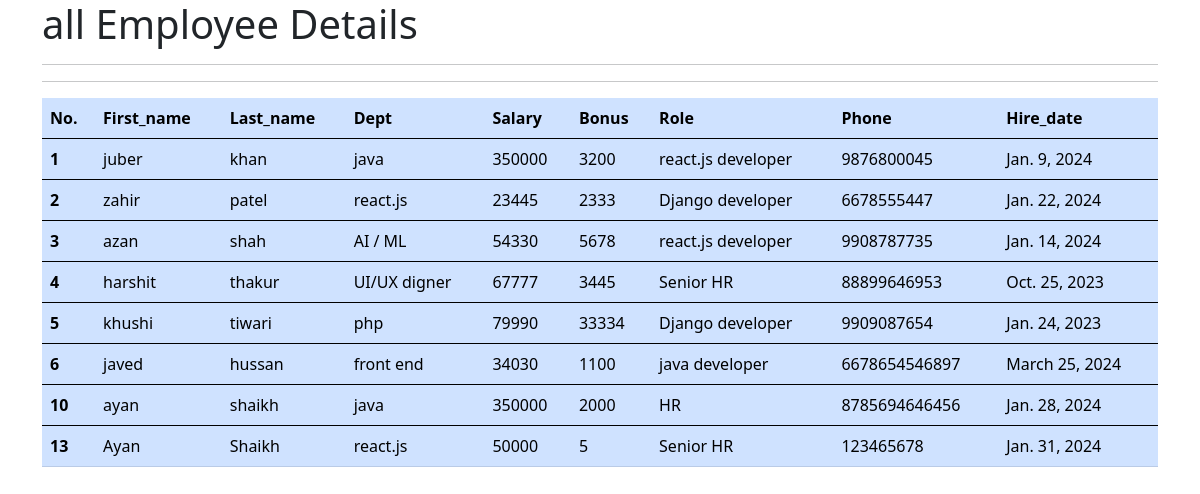
The app's page /all_emp with its own data.
### off_app/models.py (models this page shows, shortened)
class Employee(models.Model):
    first_name = models.CharField(max_length=100,null=False)
    last_name = models.CharField(max_length=100)
    dept = models.ForeignKey(Department,on_delete = models.CASCADE)
    salary = models.IntegerField(default=0)
    bonus = models.IntegerField(default=0)
    role = models.ForeignKey(Role,on_delete=models.CASCADE)
    phone = models.IntegerField(max_length=10)
    hire_date = models.DateField()

class Department(models.Model):
    name = models.CharField(max_length=100)
    location = models.CharField(max_length=100)

class Role(models.Model):
    name = models.CharField(max_length=100,null=False)

### off_app/views.py (the view)
# urls.py: path('all_emp',views.all_emp,name='all_emp'),
def all_emp(request):
    emps = Employee.objects.all()
    contexts = {
        'emps': emps
    }
    return render(request,"all_emp.html" , contexts)

### off_app/Templates/all_emp.html (shortened to what this page needs)
<!doctype html>
<html lang="en">
<head>
    <link href="https://cdn.jsdelivr.net/npm/bootstrap@5.0.2/dist/css/bootstrap.min.css" rel="stylesheet"
>
</head>
<body>
    <div class="container">
        <h1>all Employee Details</h1>
        <hr>
        <hr>
     <table class="table table-primary">
       <thead>
         <tr>
            <th scope="col">No.</th>
           <th scope="col">First_name</th>
           <th scope="col">Last_name</th>
           <th scope="col">Dept</th>
           <th scope="col">Salary</th>
           <th scope="col">Bonus</th>
           <th scope="col">Role</th>
           <th scope="col">Phone</th>
           <th scope="col">Hire_date</th>
         </tr>
       </thead>
       {% for emp in emps %}
       <tbody>
         <tr>
           <th scope="row">{{emp.id}}</th>
           <td>{{emp.first_name}}</td>
           <td>{{emp.last_name}}</td>
           <td>{{emp.dept.name}}</td>
           <td>{{emp.salary}}</td>
           <td>{{emp.bonus}}</td>
           <td>{{emp.role.name}}</td>
           <td>{{emp.phone}}</td>
           <td>{{emp.hire_date}}</td>
         </tr>
       </tbody>
       {% endfor %}
     </table>
    </div>
</body>
</html>

### records on screen
Employee: id "1", first_name "juber", last_name "khan", dept.name "java", salary "350000", bonus "3200", role.name "react.js developer", phone "9876800045", hire_date "Jan. 9, 2024"
Employee: id "2", first_name "zahir", last_name "patel", dept.name "react.js", salary "23445", bonus "2333", role.name "Django developer", phone "6678555447", hire_date "Jan. 22, 2024"
Employee: id "3", first_name "azan", last_name "shah", dept.name "AI / ML", salary "54330", bonus "5678", role.name "react.js developer", phone "9908787735", hire_date "Jan. 14, 2024"
Employee: id "4", first_name "harshit", last_name "thakur", dept.name "UI/UX digner", salary "67777", bonus "3445", role.name "Senior HR", phone "88899646953", hire_date "Oct. 25, 2023"
Employee: id "5", first_name "khushi", last_name "tiwari", dept.name "php", salary "79990", bonus "33334", role.name "Django developer", phone "9909087654", hire_date "Jan. 24, 2023"
Employee: id "6", first_name "javed", last_name "hussan", dept.name "front end", salary "34030", bonus "1100", role.name "java developer", phone "6678654546897", hire_date "March 25, 2024"
Employee: id "10", first_name "ayan", last_name "shaikh", dept.name "java", salary "350000", bonus "2000", role.name "HR", phone "8785694646456", hire_date "Jan. 28, 2024"
Employee: id "13", first_name "Ayan", last_name "Shaikh", dept.name "react.js", salary "50000", bonus "5", role.name "Senior HR", phone "123465678", hire_date "Jan. 31, 2024"
